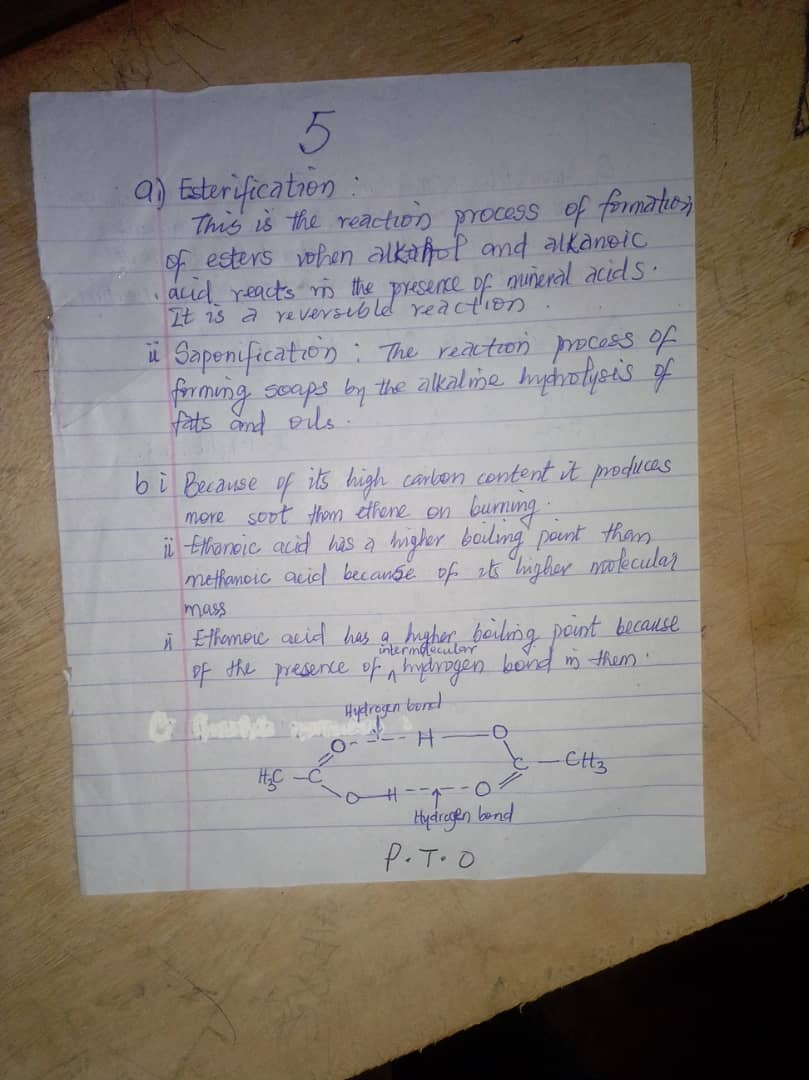
#> input picture image/hhhf.jpg, 809 x 1080 px, found by its file name
$ python test1.py
#> lines starting #> are read from the running program, lines starting #| are printed output that depends on the picture; after the words box and inside, x2 and y2 are one past the last pixel; in counts of white or black regions, pixels touching at a corner belong together
import cv2

# Load image in grayscale
img = cv2.imread('.ocr/hhhf.jpg', 0)
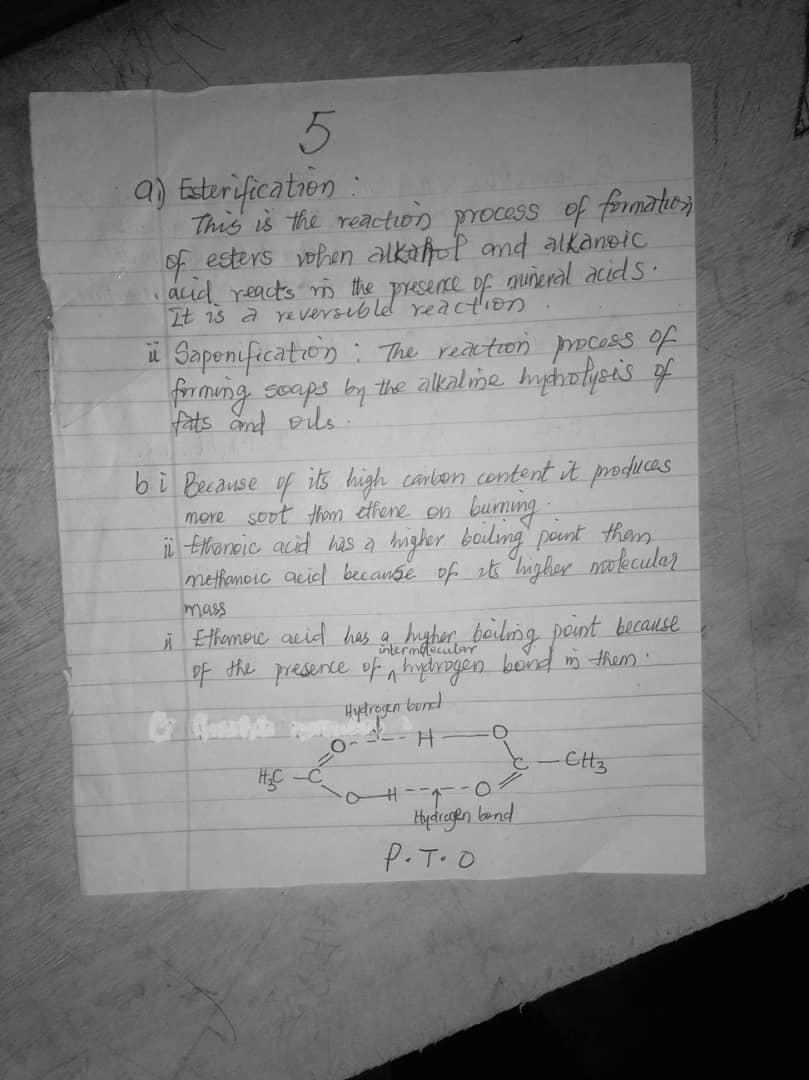
#> img: shape (1080, 809); min 0, max 230, mean 129

# Apply Gaussian Blur
blurred = cv2.GaussianBlur(img, (5, 5), 0)

# Apply adaptive thresholding
thresh = cv2.adaptiveThreshold(blurred, 255, cv2.ADAPTIVE_THRESH_GAUSSIAN_C,
                               cv2.THRESH_BINARY_INV, 11, 2)
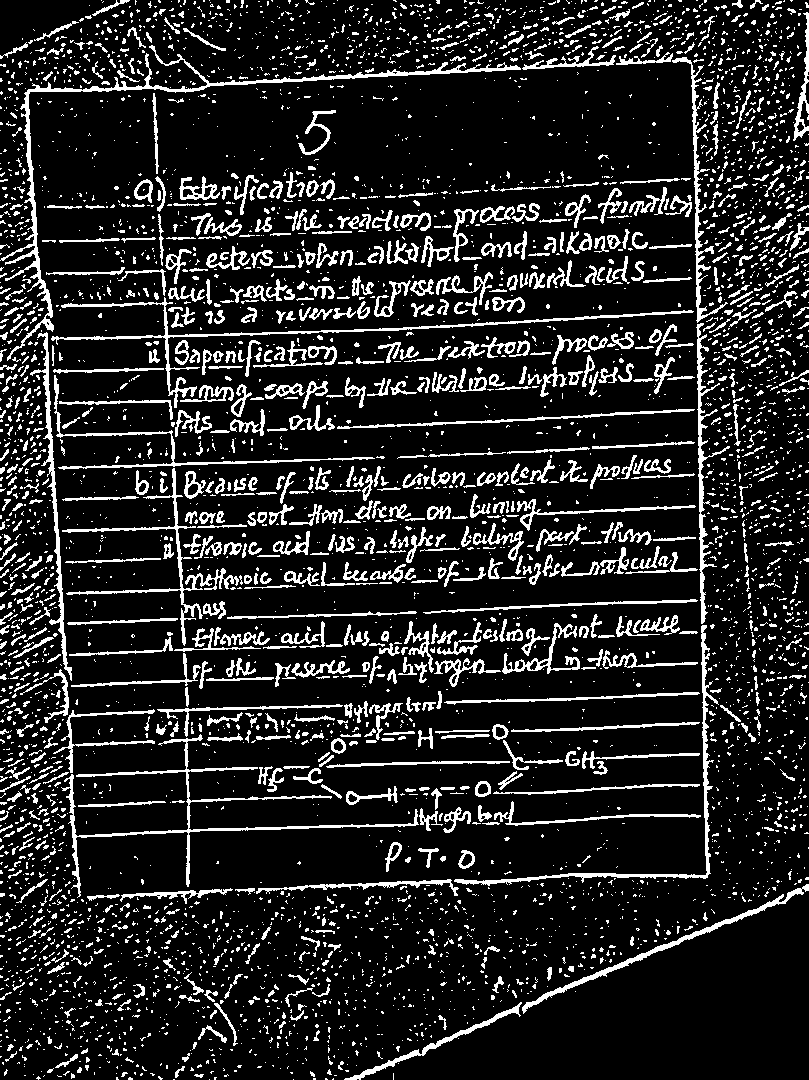
#> thresh: shape (1080, 809); 14% white in thin lines or dots

# Apply morphological operations
kernel = cv2.getStructuringElement(cv2.MORPH_RECT, (5, 5))
dilated = cv2.dilate(thresh, kernel, iterations=2)
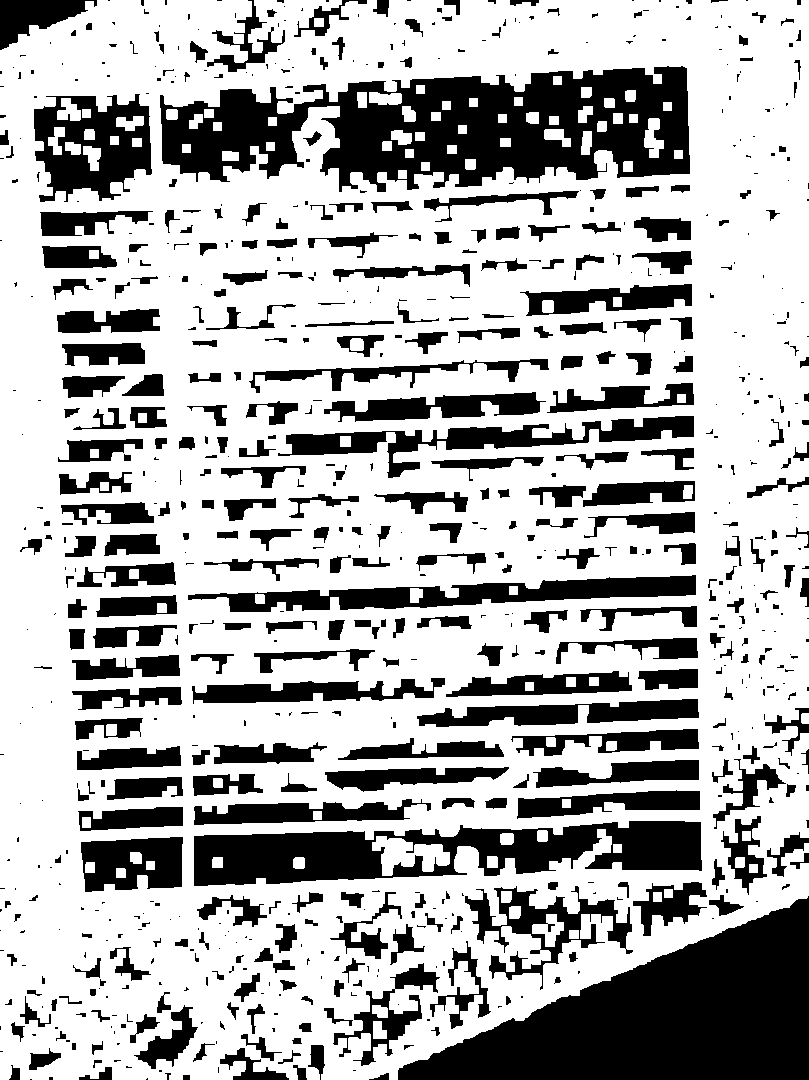
#> dilated: shape (1080, 809); 69.1% white; 775 black regions (390 under 20 px), largest, box (x1, y1, x2, y2) and area: (398, 896, 809, 1080) 40249, (160, 66, 690, 192) 39226, (194, 821, 702, 886) 19104
eroded = cv2.erode(dilated, kernel, iterations=1)
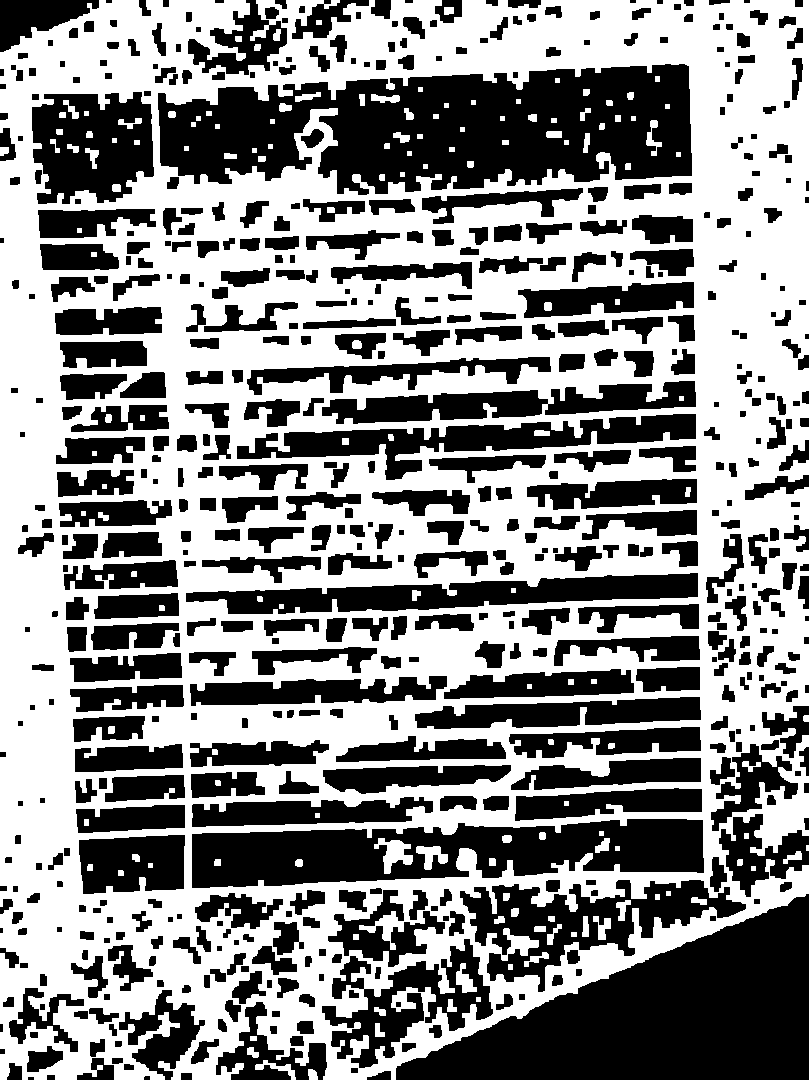
#> eroded: shape (1080, 809); 53.9% white; 579 black regions (5 under 20 px)

# Find and draw contours
contours, _ = cv2.findContours(eroded, cv2.RETR_EXTERNAL, cv2.CHAIN_APPROX_SIMPLE)
#> contours = 17 contours, 2 with area under 20; largest, box (x1, y1, x2, y2) and area: (0, 0, 809, 1080) 803642, (255, 1060, 296, 1080) 195, (783, 851, 802, 864) 94, (308, 1069, 318, 1080) 74, (247, 1047, 259, 1058) 68

largest_contour = max(contours, key=cv2.contourArea)
#> largest_contour = contour of 1744 points, box (x1, y1, x2, y2) (0, 0, 809, 1080), area 803642

# Draw the largest contour on the original image
cv2.drawContours(img, [largest_contour], -1, (0, 255, 0), 2)
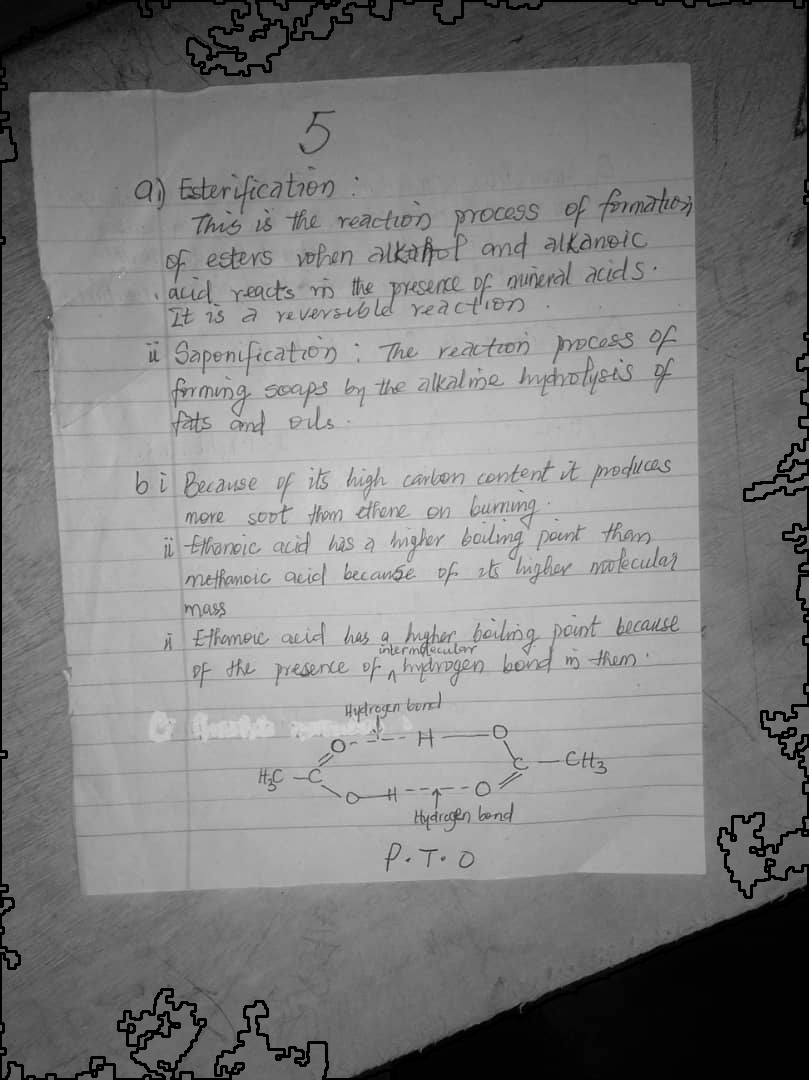
#> img: shape (1080, 809); 2.27% of pixels changed, all inside (x1, y1, x2, y2) = (0, 0, 809, 1080)

# for cnt in contours:
#     if cv2.contourArea(cnt) > 1000:  # Adjust the area threshold as needed
#         cv2.drawContours(img, [cnt], -1, (0, 255, 0), 2)

# Display the result
cv2.imshow('errr', eroded)
cv2.imshow('imag', kernel)
cv2.imshow('imsag', img)
cv2.waitKey(0)
cv2.destroyAllWindows()
